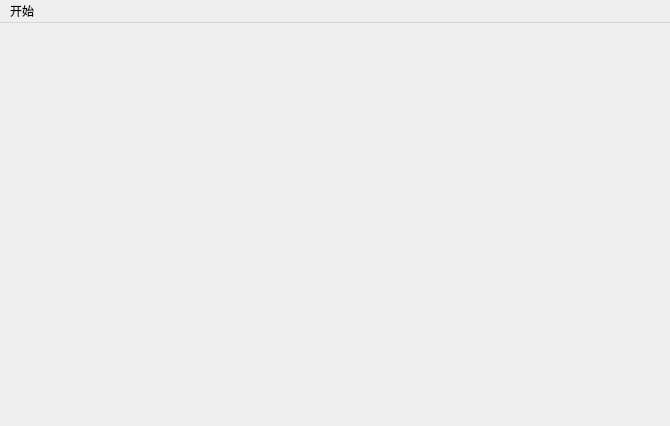
<?xml version="1.0" encoding="UTF-8"?>
<ui version="4.0">
 <class>MainScene</class>
 <widget class="QMainWindow" name="MainScene">
  <property name="geometry">
   <rect>
    <x>0</x>
    <y>0</y>
    <width>670</width>
    <height>426</height>
   </rect>
  </property>
  <property name="windowTitle">
   <string>MainScene</string>
  </property>
  <widget class="QWidget" name="centralWidget"/>
  <widget class="QMenuBar" name="menuBar">
   <property name="geometry">
    <rect>
     <x>0</x>
     <y>0</y>
     <width>670</width>
     <height>26</height>
    </rect>
   </property>
   <widget class="QMenu" name="menu">
    <property name="title">
     <string>开始</string>
    </property>
    <addaction name="actionQuit"/>
   </widget>
   <addaction name="menu"/>
  </widget>
  <action name="actionQuit">
   <property name="text">
    <string>退出</string>
   </property>
  </action>
 </widget>
 <layoutdefault spacing="6" margin="11"/>
 <resources/>
 <connections/>
</ui>
